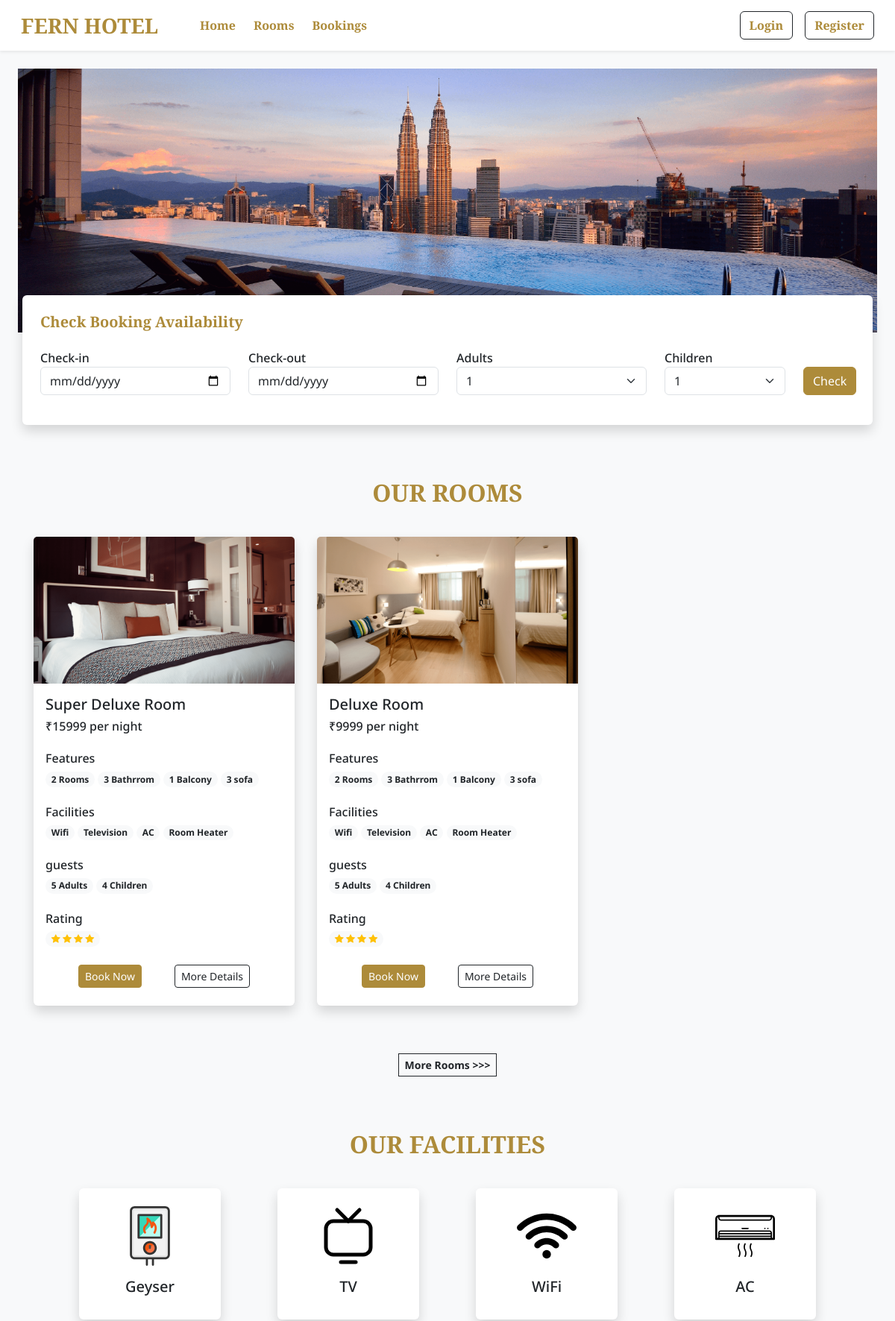
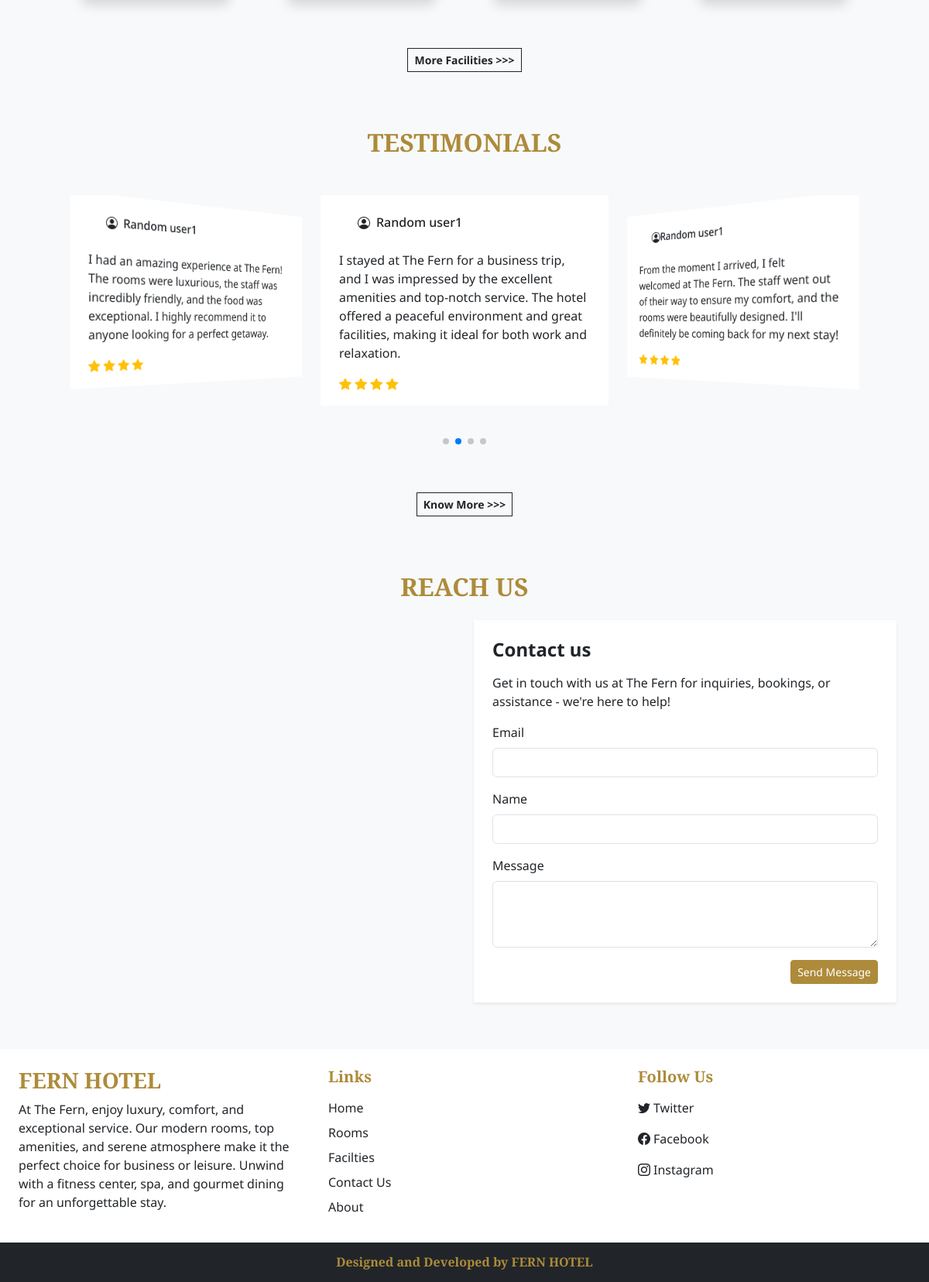
The page / on the database its author committed (2 pictures, top to bottom).
### tables this page shows
CREATE TABLE `rooms` (
  `id` int(11) NOT NULL,
  `name` varchar(150) NOT NULL,
  `price` int(11) NOT NULL,
  `adult` int(11) NOT NULL,
  `children` int(11) NOT NULL,
  `description` mediumtext NOT NULL,
  `status` varchar(50) NOT NULL DEFAULT 'available'
);

CREATE TABLE `room_images` (
  `id` int(11) NOT NULL,
  `room_id` int(11) NOT NULL,
  `image` varchar(150) NOT NULL,
  `thumb` tinyint(4) NOT NULL DEFAULT 0
);

### admin/inc/db_config.php (called while the page is built, shortened)
<?php
if (!function_exists('select')) {
    function select($sql, $values, $datatypes)
    {
        $con = $GLOBALS['con'];
        if ($stmt = mysqli_prepare($con, $sql)) {
            if (count($values) > 0 && $datatypes) {
                mysqli_stmt_bind_param($stmt, $datatypes, ...$values);
            }
            if (mysqli_stmt_execute($stmt)) {
                $res = mysqli_stmt_get_result($stmt);
                return $res;
            } else {
                $error = mysqli_stmt_error($stmt);
                mysqli_stmt_close($stmt);
                die('Query cannot be executed - Select. Error: ' . $error);
            }
        } else {
            $error = mysqli_error($con);
            die('Query cannot be prepared - Select. Error: ' . $error);
        }
    }
}
?>

### index.php (the view, shortened to what this page needs)
<!DOCTYPE html>
<html lang='en'>
<head>
    <?php require('inc/links.php') ?>
</head>
<body class='bg-light'>
    <?php
    require('inc/header.php');
    $today = date('Y-m-d');
    ?>
    <div class='container-fluid px-lg-4 mt-4'>
        <div class='swiper swiper-container'>
            <div class='swiper-wrapper'>
                <div class='swiper-slide'>
                </div>
                <div class='swiper-slide'>
                    <img src='images/carousel/2.png' class='w-100 d-block' />
                </div>
            </div>
        </div>
    </div>
    <div class='container availability-form'>
        <div class='row'>
            <div class='col-lg-12 bg-white p-4 rounded shadow'>
                <h5 class='mb-4 h-font'>Check Booking Availability</h5>
                <form action='rooms.php'>
                    <div class='row align-items-end'>
                        <div class='col-lg-3 mb-3'>
                            <label for='form-label' style='font-weight:500;'>Check-in</label>
                            <input type='date' class='form-control shadow-none' min="<?php echo $today; ?>" name="checkin" required>
                        </div>
                        <div class='col-lg-3 mb-3'>
                            <label for='form-label' style='font-weight:500;'>Check-out</label>
                            <input type='date' class='form-control shadow-none' min="<?php echo $today; ?>" name="checkout" required>
                        </div>
                        <div class='col-lg-3 mb-3'>
                            <label for='form-label' style='font-weight:500;'>Adults</label>
                            <select class='form-select shadow-none' name="adult">
                                <?php
                                    $guests_q = mysqli_query($con,"SELECT MAX(adult) AS `max_adult`, MAX(children) AS `max_children` FROM `rooms` WHERE `status`='1'");
                                    $guests_res = mysqli_fetch_assoc($guests_q);
                                    for($i=1;$i<=$guests_res['max_adult'];$i++)
                                    {
                                        echo"<option value='$i'>$i</option>";
                                    }
                                ?>
                            </select>
                        </div>
                        <div class='col-lg-2 mb-3'>
                            <label for='form-label' style='font-weight:500;'>Children</label>
                            <select class='form-select shadow-none' name="children">
                                <?php
                                    for($i=1;$i<=$guests_res['max_children'];$i++)
                                    {
                                        echo"<option value='$i'>$i</option>";
                                    }
                                ?>
                            </select>
                        </div>
                        <div class='col-lg-1 mb-lg-3 mt-2'>
                            <button type='submit' class='btn text-white shadow-none custom-bg'>Check</button>
                        </div>
                    </div>
                </form>
            </div>
        </div>
    </div>
    <h2 class='mt-5 pt-4 mb-4 text-center fw-bold h-font'>OUR ROOMS</h2>
    <div class='container'>
        <div class='row'>
            <?php
            $room_res = select('SELECT * FROM `rooms` WHERE `status`=? ORDER BY `id` DESC LIMIT 3', [1], 'i');
            while ($room_data = mysqli_fetch_assoc($room_res)) {
                $room_thumb = ROOMS_IMG_PATH . 'thumbnail.jpg';
                $thumb_q = mysqli_query($con, 'SELECT * FROM `room_images` WHERE `room_id`=\'' . $room_data['id'] . '\' AND `thumb`=\'1\'');
                if (mysqli_num_rows($thumb_q) > 0) {
                    $thumb_res = mysqli_fetch_assoc($thumb_q);
                    $room_thumb = ROOMS_IMG_PATH . $thumb_res['image'];
                }
                $login = 0;
                $book_btn = '<button class="btn btn-sm text-white custom-bg shadow-none" onclick="checkLoginToBook(' . $login . ', ' . $room_data['id'] . ')">Book Now</button>';
                echo<<<data
                        <div class='col-lg-4 col-md-6 my-3'>
                             <div class='card border-0 shadow' style='max-width: 350px; margin:auto;'>
                                    <img src='$room_thumb' class='card-img-top'>
                                <div class='card-body'>
                                    <h5>$room_data[name]</h5>
                                    <h6 class='mb-4'> ₹$room_data[price] per night</h6>
                                    <div class='features mb-4'>
                                        <h6 class='mb-1'>Features</h6>
                                        <span class='badge rounded-pill bg-light text-dark text-wrap'>
                                            2 Rooms
                                        </span>
                                        <span class='badge rounded-pill bg-light text-dark text-wrap'>
                                            3 Bathrrom
                                        </span>
                                        <span class='badge rounded-pill bg-light text-dark text-wrap'>
                                            1 Balcony
                                        </span>
                                        <span class='badge rounded-pill bg-light text-dark text-wrap'>
                                            3 sofa
                                        </span>
                                    </div>
                                    <div class='facilities mb-4'>
                                        <h6 class='mb-1'>Facilities</h6>
                                        <span class='badge rounded-pill bg-light text-dark text-wrap'>
                                            Wifi
                                        </span>
                                        <span class='badge rounded-pill bg-light text-dark text-wrap'>
                                            Television
                                        </span>
                                        <span class='badge rounded-pill bg-light text-dark text-wrap'>
                                            AC
                                        </span>
                                        <span class='badge rounded-pill bg-light text-dark text-wrap'>
                                            Room Heater
                                        </span>
                                    </div>
                                    <div class='guests mb-4'>
                                        <h6 class='mb-1'>guests</h6>
                                        <span class='badge rounded-pill bg-light text-dark text-wrap'>
                                             $room_data[adult] Adults
                                        </span>
                                        <span class='badge rounded-pill bg-light text-dark text-wrap'>
                                            $room_data[children] Children
                                        </span>
                                    </div>
                                    <div class='rating mb-4'>
                                        <h6 class='mb-1'>Rating</h6>
                                        <span class='badge rounded-pill bg-light'>
                                            <i class='bi bi-star-fill text-warning'></i>
                                            <i class='bi bi-star-fill text-warning'></i>
                                            <i class='bi bi-star-fill text-warning'></i>
                                            <i class='bi bi-star-fill text-warning'></i>
                                        </span>
                                    </div>
                                    <div class='d-flex justify-content-evenly mb-2'>
                                        $book_btn
                                        <a href='room_details.php?id=$room_data[id]' class='btn btn-sm btn-outline-dark shadow-none'>More Details</a>
                                    </div>
                                </div>
                            </div>
                        </div>
                    data;
            }
            ?>
            <div class='col-lg-12 text-center mt-5'>
                <a href='rooms.php' class='btn btn-sm btn-outline-dark rounded-0 fw-bold shadow-none'>More Rooms >>></a>
            </div>
        </div>
    </div>
    <h2 class='mt-5 pt-4 mb-4 text-center fw-bold h-font'>OUR FACILITIES</h2>
    <div class='container'>
        <div class='row justify-content-evenly px-lg-0 px-md-0 px-5'>
            <div class='col-lg-2 col-md-2 text-center bg-white rounded shadow py-4 my-3'>
                <img src='images/facilities/IMG_27079.svg' alt='' width='80px'>
                <h5 class='mt-3'>Geyser</h5>
            </div>
            <div class='col-lg-2 col-md-2 text-center bg-white rounded shadow py-4 my-3'>
                <img src='images/facilities/IMG_41622.svg' alt='' width='80px'>
                <h5 class='mt-3'>TV</h5>
            </div>
            <div class='col-lg-2 col-md-2 text-center bg-white rounded shadow py-4 my-3'>
                <img src='images/facilities/IMG_43553.svg' alt='' width='80px'>
                <h5 class='mt-3'>WiFi</h5>
            </div>
            <div class='col-lg-2 col-md-2 text-center bg-white rounded shadow py-4 my-3'>
                <img src='images/facilities/IMG_49949.svg' alt='' width='80px'>
                <h5 class='mt-3'>AC</h5>
            </div>
            <div class='col-lg-12 text-center mt-5'>
                <a href='' class='btn btn-sm btn-outline-dark rounded-0 fw-bold shadow-none'>More Facilities >>></a>
            </div>
        </div>
    </div>
    <h2 class='mt-5 pt-4 mb-4 text-center fw-bold h-font'>TESTIMONIALS</h2>
    <div class='container mt-5'>
        <div class='swiper swiper-testimonials'>
            <div class='swiper-wrapper mb-5'>
                <div class='swiper-slide bg-white mb-3 px-4'>
                    <div class='profile d-flex align-items-center p-4'>
                        <i class="bi bi-person-circle"></i>
                        <h6 class='m-0 ms-2'>Random user1</h6>
                    </div>
                    <p>
                    I had an amazing experience at The Fern! The rooms were luxurious, the staff was incredibly friendly, and the food was exceptional. I highly recommend it to anyone looking for a perfect getaway.
                    </p>
                    <div class='rating mb-3'>
                        <i class='bi bi-star-fill text-warning'></i>
                        <i class='bi bi-star-fill text-warning'></i>
                        <i class='bi bi-star-fill text-warning'></i>
                        <i class='bi bi-star-fill text-warning'></i>
                    </div>
                </div>
                <div class='swiper-slide bg-white mb-3 px-4'>
                    <div class='profile d-flex align-items-center p-4'>
                        <i class="bi bi-person-circle"></i>
                        <h6 class='m-0 ms-2'>Random user1</h6>
                    </div>
                    <p>
                    I stayed at The Fern for a business trip, and I was impressed by the excellent amenities and top-notch service. The hotel offered a peaceful environment and great facilities, making it ideal for both work and relaxation.
                    </p>
                    <div class='rating mb-3'>
                        <i class='bi bi-star-fill text-warning'></i>
                        <i class='bi bi-star-fill text-warning'></i>
                        <i class='bi bi-star-fill text-warning'></i>
                        <i class='bi bi-star-fill text-warning'></i>
                    </div>
                </div>
                <div class='swiper-slide bg-white mb-3 px-4'>
                    <div class='profile d-flex align-items-center p-4'>
                        <i class="bi bi-person-circle"></i>
                        <h6 class='m-0'>Random user1</h6>
                    </div>
                    <p>
                    From the moment I arrived, I felt welcomed at The Fern. The staff went out of their way to ensure my comfort, and the rooms were beautifully designed. I'll definitely be coming back for my next stay!
                    </p>
                    <div class='rating mb-3'>
                        <i class='bi bi-star-fill text-warning'></i>
                        <i class='bi bi-star-fill text-warning'></i>
                        <i class='bi bi-star-fill text-warning'></i>
                        <i class='bi bi-star-fill text-warning'></i>
                    </div>
                </div>
            </div>
            <div class='swiper-pagination'></div>
        </div>
        <div class='col-lg-12 text-center mt-5'>
            <a href='' class='btn btn-sm btn-outline-dark rounded-0 fw-bold shadow-none'>Know More >>></a>
        </div>
    </div>
    <h2 class='mt-5 pt-4 mb-4 text-center fw-bold h-font'>REACH US</h2>
    <div class='container'>
        <div class='row'>
            <div class='col-lg-6 col-md-12'>
                <div class='mapouter'>
                    <div class='gmap_canvas'>
                    <iframe width='600' height='500' id='gmap_canvas'
                            src='https://www.google.com/maps/embed?pb=!1m18!1m12!1m3!1d1833.6717046966885!2d72.61491110226554!3d23.19415240827781!2m3!1f0!2f0!3f0!3m2!1i1024!2i768!4f13.1!3m3!1m2!1s0x395c2bb20766a565%3A0x723f438ea4fc0821!2sThe%20Fern%20Residency%2C%20Gandhinagar!5e0!3m2!1sen!2sin!4v1737796188785!5m2!1sen!2sin'
                            frameborder='0' scrolling='no' marginheight='0' marginwidth='0'></iframe>
                    </div>
                </div>
            </div>
            <div class='col-lg-6 col-md-12'>
                <div class='bg-white shadow-sm p-4'>
                    <h4 class='fw-bold'>Contact us</h4>
                    <p class='mt-3'>Get in touch with us at The Fern for inquiries, bookings, or assistance - we're here to help!</p>
                    <form action=''>
                        <div class='mb-3'>
                            <label for='exampleFormControlInput1' class='form-label'>Email</label>
                            <input type='email' class='form-control' id='exampleFormControlInput1'>
                        </div>
                        <div class='mb-3'>
                            <label for='exampleFormControlInput1' class='form-label'>Name</label>
                            <input type='text' class='form-control' id='exampleFormControlInput1'>
                        </div>
                        <div class='mb-3'>
                            <label for='exampleFormControlTextarea1' class='form-label'>Message</label>
                            <textarea class='form-control' id='exampleFormControlTextarea1' rows='3'></textarea>
                        </div>
                        <div class='text-end'>
                            <button type='submit' class='btn btn-sm custom-bg text-white'>Send Message</button>
                        </div>
                    </form>
                </div>
            </div>
        </div>
    </div>
    <?php require('inc/footer.php') ?>
</body>
</html>

### rows shown on the page
rooms: room_images.image (picture), name "Super Deluxe Room", price "15999", adult "5", children "4"
rooms: room_images.image (picture), name "Deluxe Room", price "9999", adult "5", children "4"

### other values the page prints
form field adult "1"
form field children "1"
